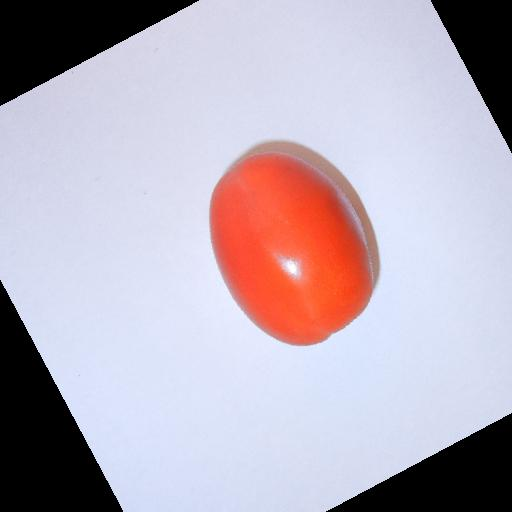
#> input picture database/fresh_tomato/DSCN4068.jpg_0_3427.jpg, 512 x 512 px; its folder holds only this picture in this run
$ jupyter execute --allow-errors preprocessing.ipynb
#> lines starting #> are read from the running program, lines starting #| are printed output that depends on the picture
# Proyecto final #1: Pre-procesamiento

**Autores:**
*   Jorge Sebastián Arroyo Estrada CC. 1193482707
*   Daniel Felipe Yépez Taimal CC. 1004193180

**Procesamiento Digital de Imágenes**

**Facultad de Ingeniería**

**Universidad de Antioquia**

---

## Librerías

[cell 1]
from pathlib import Path

import cv2
import matplotlib.pyplot as plt
import numpy as np
from PIL import Image, ImageFilter

[cell 2]
# Para 4 imágenes (2 podridas, 2 frescas)

# Leer imagen
# Aceptar o rechazar imagen (por resolución)
# Recortar imagen
# Normalizar imagen
# Aplicar filtro Gaussiano

# Mostrar la imagen original vs la gris vs la filtrada

[cell 3]
def read_image(image_path: Path) -> np.ndarray:
    """Lee una imagen desde la ruta dada y devuelve un array de numpy."""
    image = cv2.imread(image_path)
    if image is None:
        raise ValueError(f"La imagen con ruta {image_path} no se pudo leer.")
    return image


def get_image_resolution(image: np.ndarray):
    """Obtiene la resolución de una imagen dada como array de numpy."""
    height, width = image.shape[:2]
    return width, height


def collect_resolutions(folder_path: Path):
    """Recopila resoluciones y rutas de las imágenes en la carpeta dada."""
    resolutions = []
    image_paths = []

    for file_path in folder_path.iterdir():
        if file_path.is_file() and file_path.suffix.lower() in {
            ".png",
            ".jpg",
            ".jpeg",
        }:
            try:
                image = read_image(file_path)
#> in read_image, image is the input picture: shape (512, 512, 3); mean B, G, R 187.4, 174.5, 184.6
                resolution = get_image_resolution(image)
                resolutions.append(resolution)
                image_paths.append(str(file_path))
            except ValueError as e:
                print(e)
                continue

    return resolutions, image_paths


def calculate_min_max_resolutions(
    resolutions: list[tuple[int, int]], image_paths: list[str]
):
    """Calcula la resolución mínima y máxima a partir de la lista de resoluciones y sus rutas."""
    resolutions_array = np.array(resolutions)
    widths, heights = resolutions_array[:, 0], resolutions_array[:, 1]

    min_idx = np.argmin(widths * heights)
    max_idx = np.argmax(widths * heights)

    min_resolution = resolutions[min_idx]
    max_resolution = resolutions[max_idx]
    min_image_path = image_paths[min_idx]
    max_image_path = image_paths[max_idx]

    return min_resolution, min_image_path, max_resolution, max_image_path


def calculate_average_resolution(resolutions: list[tuple[int, int]]):
    """Calcula la resolución promedio a partir de la lista de resoluciones."""
    resolutions_array = np.array(resolutions)
    avg_width = np.mean(resolutions_array[:, 0])
    avg_height = np.mean(resolutions_array[:, 1])
    return int(avg_width), int(avg_height)


def calculate_std_resolution(resolutions: list[tuple[int, int]]):
    """Calcula la desviación estándar de las resoluciones."""
    resolutions_array = np.array(resolutions)
    std_width = np.std(resolutions_array[:, 0])
    std_height = np.std(resolutions_array[:, 1])
    return std_width, std_height


def calculate_resolutions(folder_path: Path):
    """Calcula las resoluciones mínima, máxima y promedio de las imágenes en una carpeta."""
    resolutions, image_paths = collect_resolutions(folder_path)
#> in collect_resolutions, `resolution = get_image_resolution(image)`: resolution = (512, 512)
#> resolutions = [(512, 512)]; image_paths = 1 item
    weight = len(resolutions)
#> weight = 1
    min_resolution, min_image_path, max_resolution, max_image_path = (
        calculate_min_max_resolutions(resolutions, image_paths)
    )
#> in calculate_min_max_resolutions, `resolutions_array = np.array(resolutions)`: resolutions_array = [[512, 512]]
#> in calculate_min_max_resolutions, `widths, heights = resolutions_array[:, 0], resolutions_array[:, 1]`: widths = [512]
#> in calculate_min_max_resolutions, `min_idx = np.argmin(widths * heights)`: min_idx = 0
#> in calculate_min_max_resolutions, `min_resolution = resolutions[min_idx]`: min_resolution = (512, 512)
#> min_resolution = (512, 512); max_resolution = (512, 512)
    avg_resolution = calculate_average_resolution(resolutions)
#> in calculate_average_resolution, `resolutions_array = np.array(resolutions)`: resolutions_array = [[512, 512]]
#> in calculate_average_resolution, `avg_width = np.mean(resolutions_array[:, 0])`: avg_width = 512
#> avg_resolution = (512, 512)
    std_resolution = calculate_std_resolution(resolutions)
#> in calculate_std_resolution, `resolutions_array = np.array(resolutions)`: resolutions_array = [[512, 512]]
#> in calculate_std_resolution, `std_width = np.std(resolutions_array[:, 0])`: std_width = 0
#> std_resolution = (0, 0)
    return (
        min_resolution,
        min_image_path,
        max_resolution,
        max_image_path,
        avg_resolution,
        std_resolution,
        weight,
    )

[cell 4]
DB_PATH = Path("../database")

# Arreglos para almacenar los valores deseados de cada etiqueta
min_resolutions = []
max_resolutions = []
min_image_paths = []
max_image_paths = []
avg_resolutions = []
std_resolutions = []
weights_per_tag = []

for fruit_tag in DB_PATH.iterdir():
    if fruit_tag.is_dir():
        print(f"Procesando carpeta: {fruit_tag}")
        (
            min_resolution,
            min_image_path,
            max_resolution,
            max_image_path,
            avg_resolution,
            std_resolution,
            weight,
        ) = calculate_resolutions(fruit_tag)
#> min_resolution = (512, 512); max_resolution = (512, 512); avg_resolution = (512, 512); std_resolution = (0, 0); weight = 1

        # Muestra las resoluciones mínima y máxima junto con sus rutas
        print(f"Resolución mínima: {min_resolution[0]}×{min_resolution[1]}")
#| Resolución mínima: 512×512
        print(f"Ruta de la imagen con la mínima resolución: {min_image_path}")
#| Ruta de la imagen con la mínima resolución: ../database/fresh_tomato/DSCN4068.jpg_0_3427.jpg
        print(f"Resolución máxima: {max_resolution[0]}×{max_resolution[1]}")
#| Resolución máxima: 512×512
        print(f"Ruta de la imagen con la máxima resolución: {max_image_path}")
#| Ruta de la imagen con la máxima resolución: ../database/fresh_tomato/DSCN4068.jpg_0_3427.jpg
        print(f"Resolución promedio: {avg_resolution[0]}×{avg_resolution[1]}")
#| Resolución promedio: 512×512
        print(
            f"Desviación estándar de la resolución: {std_resolution[0]:.0f}×{std_resolution[1]:.0f}\n"
        )
#| Desviación estándar de la resolución: 0×0

        # Almacena las resoluciones y las rutas hacia los mínimos y máximos
        min_resolutions.append(min_resolution)
        max_resolutions.append(max_resolution)
        min_image_paths.append(min_image_path)
        max_image_paths.append(max_image_path)
        avg_resolutions.append(avg_resolution)
        std_resolutions.append(std_resolution)
        weights_per_tag.append(weight)
#> pass 2 of the loop `for fruit_tag in DB_PATH.iterdir():`:
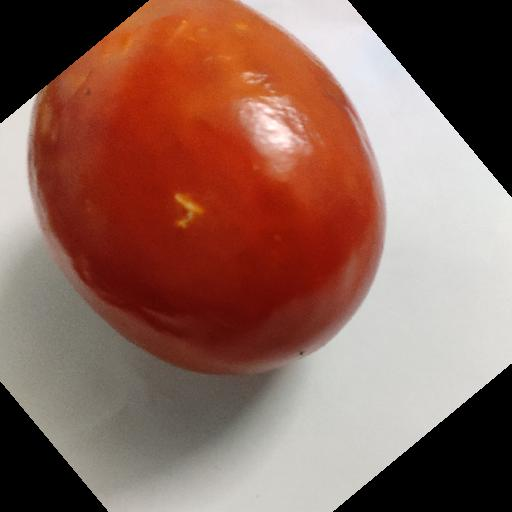
#> input picture database/stale_tomato/Copy of IMG_20200727_223205.jpg_0_6891.jpg, 512 x 512 px
#> in read_image, image is the input picture: shape (512, 512, 3); mean B, G, R 89.7, 101.2, 139.7
#| Resolución mínima: 512×512
#| Ruta de la imagen con la mínima resolución: ../database/stale_tomato/Copy of IMG_20200727_223205.jpg_0_6891.jpg
#| Resolución máxima: 512×512
#| Ruta de la imagen con la máxima resolución: ../database/stale_tomato/Copy of IMG_20200727_223205.jpg_0_6891.jpg
#| Resolución promedio: 512×512
#| Desviación estándar de la resolución: 0×0

[cell 5]
# Computar el producto para la resolución de cada imagen
min_products = [w * h for w, h in min_resolutions]
#> min_products = [262144, 262144]
max_products = [w * h for w, h in max_resolutions]
#> max_products = [262144, 262144]

# Encontrar el producto mínimo y máximo y sus índices
min_product = min(min_products)
#> min_product = 262144
max_product = max(max_products)
#> max_product = 262144
min_index = min_products.index(min_product)
#> min_index = 0
max_index = max_products.index(max_product)
#> max_index = 0

# Obtener las resoluciones de éstos índices
min_resolution = min_resolutions[min_index]
max_resolution = max_resolutions[max_index]

# Calcular peso total
total_weight = np.sum(weights_per_tag)
#> total_weight = 2

# Calcular el promedio
weighted_avg = [
    np.array(res) * weight for (res), weight in zip(avg_resolutions, weights_per_tag)
]
#> weighted_avg = [[512, 512], [512, 512]]
avg_resolution = tuple(map(int, np.sum(weighted_avg, axis=0) / total_weight))

# Calcular la desviación estándar
weighted_std = [
    np.array(res) * weight for (res), weight in zip(std_resolutions, weights_per_tag)
]
#> weighted_std = [[0, 0], [0, 0]]
std_resolution = tuple(map(int, np.sum(weighted_std, axis=0) / total_weight))

[cell 6]
min_image_path = min_image_paths[min_index]
max_image_path = max_image_paths[max_index]

print(f"Resolución mínima global: {min_resolution[0]}×{min_resolution[1]}")
#| Resolución mínima global: 512×512
print(f"Ruta de la imagen con la mínima resolución: {min_image_path}")
#| Ruta de la imagen con la mínima resolución: ../database/fresh_tomato/DSCN4068.jpg_0_3427.jpg
print(f"Resolución máxima: {max_resolution[0]}×{max_resolution[1]}")
#| Resolución máxima: 512×512
print(f"Ruta de la imagen con la máxima resolución: {max_image_path}")
#| Ruta de la imagen con la máxima resolución: ../database/fresh_tomato/DSCN4068.jpg_0_3427.jpg
print(f"Resolución promedio: {avg_resolution[0]}×{avg_resolution[1]}")
#| Resolución promedio: 512×512
print(f"Desviación estándar de la resolución: {std_resolution[0]}×{std_resolution[1]}")
#| Desviación estándar de la resolución: 0×0
print("Resoluciones aceptadas:")
lower_bound = np.array(avg_resolution) - 2.25 * np.array(std_resolution)
#> lower_bound = [512, 512]
higher_bound = np.array(avg_resolution) + 2.25 * np.array(std_resolution)
#> higher_bound = [512, 512]
print(f"{lower_bound[0]} < ancho < {higher_bound[0]}")
#| 512.0 < ancho < 512.0
print(f"{lower_bound[1]} < alto < {higher_bound[1]}")
#| 512.0 < alto < 512.0

[cell 7]
def is_valid_resolution(image, avg_res, std_res):
    res = image.size[:2]
    return (
        abs(res[0] - avg_res[0]) <= 2.25 * std_res[0]
        and abs(res[1] - avg_res[1]) <= 2.25 * std_res[1]
    )


def is_valid_extension(file_name):
    valid_extensions = ["jpg", "jpeg", "png"]
    return file_name.lower().endswith(tuple(valid_extensions))


def resize_image(img, size):
    return img.resize(size)


def filter_by_resolution(db_path, new_db_path, avg_resolution, std_resolution, size):
    skipped_images = 0
    db_path = Path(db_path)
    new_db_path = Path(new_db_path)

    for fruit_tag in db_path.iterdir():
        if fruit_tag.is_dir():
            print(f"Actualmente trabajando en {fruit_tag}")
            for image in fruit_tag.iterdir():
                image_path = image

                # Verificar la extensión del archivo
                if not is_valid_extension(str(image)):
                    print(f"Archivo ignorado (extensión no válida): {image_path}")
                    skipped_images += 1
                    continue

                try:
                    with Image.open(image_path) as img:
                        if is_valid_resolution(img, avg_resolution, std_resolution):
                            img_resized = resize_image(img, size)  # Cambio de tamaño
                            folder_output_path = new_db_path / fruit_tag.name
                            folder_output_path.mkdir(parents=True, exist_ok=True)
                            output_path = folder_output_path / image.name
                            img_resized.save(output_path)
                        else:
                            skipped_images += 1
                except Exception as e:
                    print(f"No se pudo procesar {image_path} debido a {e}")
                    skipped_images += 1

    print(f"Se omitieron {skipped_images} imágenes de la base de datos original")


def preprocess(img, avg_res, std_res):
    # Escala de grises
    img_gray = img.convert("L")
    # Filtro Gaussiano
    img_filtered = img_gray.filter(ImageFilter.GaussianBlur(radius=2))
    # Thresholding
    _, img_thresholded = cv2.threshold(
        np.array(img_filtered), 128, 255, cv2.THRESH_BINARY
    )

    _, img_otsu = cv2.threshold(
        np.array(img_filtered), 0, 255, cv2.THRESH_BINARY + cv2.THRESH_OTSU
    )

    return (img_gray, img_filtered, img_thresholded, img_otsu)


def show_preprocessed_images(img, img_gray, img_filtered, img_thresholded):
    plt.figure(figsize=(12, 12), layout="tight")
    images = [img, img_gray, img_filtered, img_thresholded]
    images = [img, img_gray, img_filtered, img_thresholded]
    titles = ["Original", "Escala de grises", "Filtrada", "Umbralizada"]

    for i, (img, title) in enumerate(zip(images, titles)):
        plt.subplot(2, 2, i + 1)
        if i == 0:
            plt.imshow(img)
        else:
            plt.imshow(img, cmap="gray")
        plt.title(title, fontsize=18)
        plt.axis("off")

[cell 8]
OLD_DB_PATH = Path("../database/")
NEW_DB_PATH64 = Path("./preprocessed_db64/")
NEW_DB_PATH128 = Path("./preprocessed_db128/")

size64 = (64, 64)
size128 = (128, 128)

filter_by_resolution(OLD_DB_PATH, NEW_DB_PATH64, avg_resolution, std_resolution, size64)
#> in resize_image, `return img.resize(size)`:
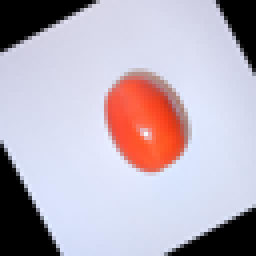
#> returned value: PIL image 64x64 RGB (shown 4 times larger); mean R, G, B 184.7, 174.7, 187.5
#> pass 2 of the loop in filter_by_resolution, `for fruit_tag in db_path.iterdir():`:
#> in resize_image (call 2), `return img.resize(size)`:
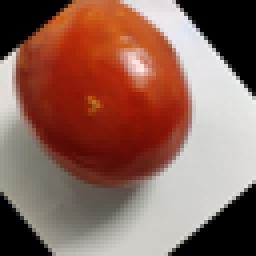
#> returned value: PIL image 64x64 RGB (shown 4 times larger); mean R, G, B 139.9, 101.3, 89.8
filter_by_resolution(
    OLD_DB_PATH, NEW_DB_PATH128, avg_resolution, std_resolution, size128
)
#> pass 2 of the loop in filter_by_resolution, `for fruit_tag in db_path.iterdir():`:
